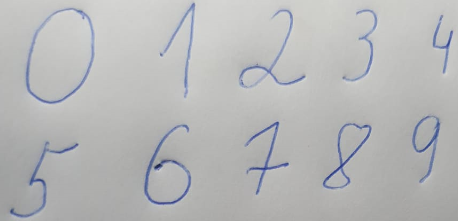
%> input picture train_data_newer.png, 458 x 221 px
$ octave vaizdo_atpazinimas.m   (GNU Octave 9; MATLAB toolbox functions it lacks are replaced by stand-ins)
%> lines starting %> are read from the running program, lines starting %| are printed output that depends on the picture; in (x1, y1, x2, y2) boxes, pixels count from 0 and x2, y2 are one past the last pixel; in counts of white or black regions, pixels touching at a corner belong together; the program's own positions count from 1
### segmentImage.m
function [BW,maskedImage] = segmentImage(X)
%segmentImage Segment image using auto-generated code from imageSegmenter app
%  [BW,MASKEDIMAGE] = segmentImage(X) segments image X using auto-generated
%  code from the imageSegmenter app. The final segmentation is returned in
%  BW, and a masked image is returned in MASKEDIMAGE.

% Auto-generated by imageSegmenter app on 08-Dec-2019
%----------------------------------------------------


% Threshold image - manual threshold
BW = X > 160;

% Create masked image.
maskedImage = X;
maskedImage(~BW) = 0;
end

### vaizdo_atpazinimas.m
close all
clear all
clc
%% raidþiø pavyzdþiø nuskaitymas ir poþymiø skaièiavimas
pavadinimas = 'train_data_newer.png';
V = imread(pavadinimas);
%> V is the input picture: size 221x458x3 uint8; mean R, G, B 182.8, 183.6, 184.1
%Pabandoma atpazinti skaicius su ocr funkcija
V_pustonis = rgb2gray(V);
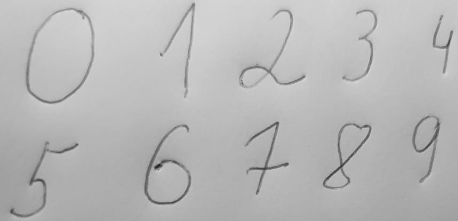
%> V_pustonis: size 221x458 uint8; min 34, max 217, mean 183.5
BW = segmentImage(V_pustonis);
%> in segmentImage, `BW = X > 160;`:
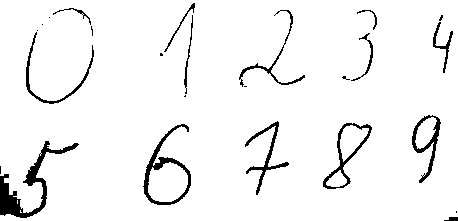
%> BW: size 221x458 logical; 95% white; 25 black regions (11 under 20 px), largest, box (x1, y1, x2, y2) and area: (0, 141, 79, 218) 1271, (143, 124, 191, 205) 757, (323, 123, 372, 189) 515
%> in segmentImage, `maskedImage(~BW) = 0;`:
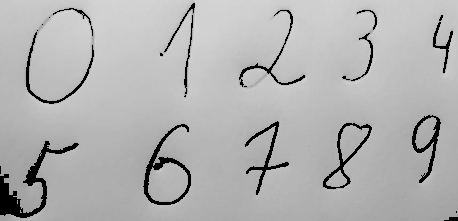
%> maskedImage: size 221x458 uint8; 5.03% of pixels changed, all inside (x1, y1, x2, y2) = (0, 3, 458, 221)
Icorrected = imtophat(BW,strel('disk',60));
marker = imerode(Icorrected, strel('line',10,0));
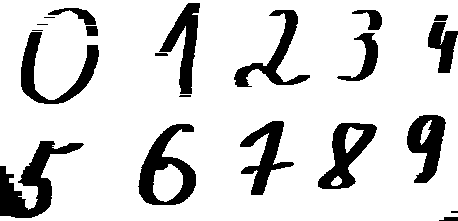
%> marker: size 221x458 logical; 83.9% white; 21 black regions (4 under 20 px), largest, box (x1, y1, x2, y2) and area: (0, 141, 84, 218) 2435, (138, 124, 196, 205) 2044, (21, 32, 99, 104) 1682
Iclean = imreconstruct(marker, Icorrected);
%> Iclean: size 221x458 logical; 95% white; 25 black regions (11 under 20 px), largest, box (x1, y1, x2, y2) and area: (0, 141, 79, 218) 1279, (143, 124, 191, 205) 757, (323, 123, 372, 189) 515
%> (the run ends here)
